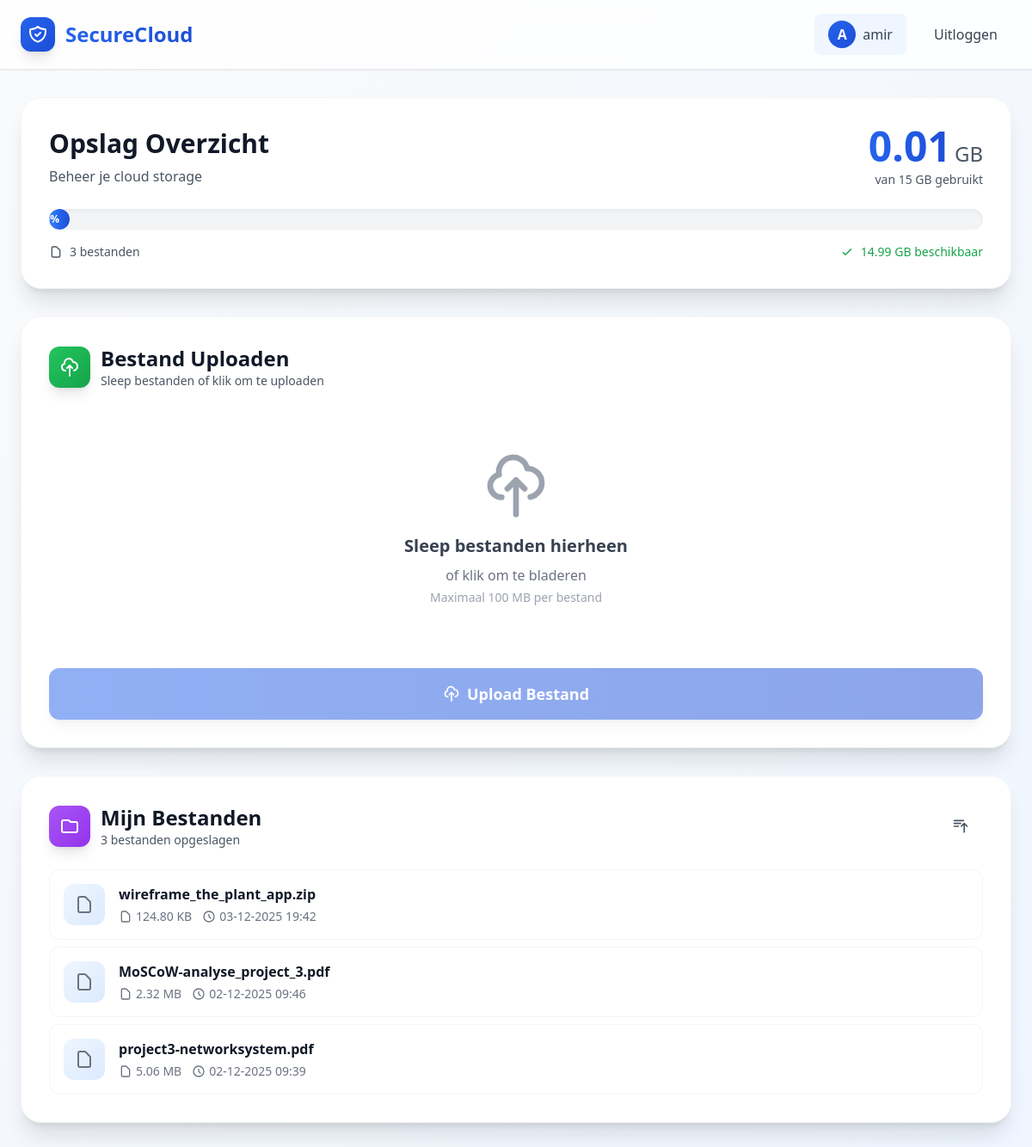
Page /voorpagina (signed in) on the committed database.
### backend/app/models.py (models this page shows, shortened)
class User(db.Model):
    id = db.Column(db.Integer, primary_key=True)
    username = db.Column(db.String(150), unique=True, nullable=False)
    password_hash = db.Column(db.String(256), nullable=False)
    files = db.relationship('File', backref='owner', lazy=True, cascade='all, delete-orphan')
    failed_attempts = db.Column(db.Integer, default=0, nullable=False)
    locked_until = db.Column(db.DateTime, nullable=True)
    lock_count = db.Column(db.Integer, default=0, nullable=False)  # aantal keer geblokkeerd

class File(db.Model):
    id = db.Column(db.Integer, primary_key=True)
    filename = db.Column(db.String(255), nullable=False)
    original_filename = db.Column(db.String(255), nullable=False)
    file_size = db.Column(db.Integer, nullable=False)  # in bytes
    upload_date = db.Column(db.DateTime, default=datetime.utcnow)
    user_id = db.Column(db.Integer, db.ForeignKey('user.id'), nullable=False)
    def get_size_formatted(self):
        size_bytes = self.file_size
        if size_bytes < 1024:
            return f"{size_bytes} B"
        elif size_bytes < 1024 * 1024:
            return f"{size_bytes / 1024:.2f} KB"
        elif size_bytes < 1024 * 1024 * 1024:
            return f"{size_bytes / (1024 * 1024):.2f} MB"
        else:
            return f"{size_bytes / (1024 * 1024 * 1024):.2f} GB"

### backend/app/routes.py (the view)
@main_bp.route('/voorpagina')
@login_required
def voorpagina():
    user_id = session.get('user_id')
    user = User.query.get(user_id)
    files = File.query.filter_by(user_id=user_id).order_by(File.upload_date.desc()).all()
    total_storage_bytes = sum(f.file_size for f in files)
    total_storage_gb = total_storage_bytes / (1024 * 1024 * 1024)
    max_storage_gb = 15
    available_storage_gb = max_storage_gb - total_storage_gb
    storage_percentage = (total_storage_gb / max_storage_gb) * 100
    files_display = []
    for file in files:
        files_display.append({
            'id': file.id,
            'filename': file.original_filename,
            'size': file.get_size_formatted(),
            'upload_date': file.upload_date.strftime('%d-%m-%Y %H:%M')
        })
    return render_template(
        "voorpagina.html",
        username=user.username,
        files=files_display,
        files_count=len(files),
        used_storage_gb=f"{total_storage_gb:.2f}",
        available_storage_gb=f"{available_storage_gb:.2f}",
        storage_percentage=min(storage_percentage, 100)
    )

### backend/app/routes.py (called while the page is built)
def login_required(f):
    from functools import wraps
    @wraps(f)
    def decorated_function(*args, **kwargs):
        if 'user_id' not in session:
            return redirect(url_for('auth.login'))
        return f(*args, **kwargs)
    return decorated_function

### frontend/templates/voorpagina.html (shortened to what this page needs)
<!DOCTYPE html>
<html lang="nl">
<head>
    <script src="https://cdn.tailwindcss.com"></script>
</head>
<body class="bg-gradient-to-br from-gray-50 to-blue-50 min-h-screen">
    <nav class="bg-white/80 backdrop-blur-lg border-b border-gray-200 sticky top-0 z-40 shadow-sm animate-slide-down">
        <div class="max-w-7xl mx-auto px-6 py-4 flex items-center justify-between">
            <div class="flex items-center gap-3">
                <div class="w-10 h-10 bg-gradient-to-br from-blue-600 to-blue-700 rounded-xl flex items-center justify-center shadow-lg">
                </div>
                <h1 class="text-2xl font-bold bg-gradient-to-r from-blue-600 to-blue-700 bg-clip-text text-transparent">SecureCloud</h1>
            </div>
            <div class="flex items-center gap-4">
                <div class="flex items-center gap-2 px-4 py-2 bg-blue-50 rounded-lg">
                    <div class="w-8 h-8 bg-gradient-to-br from-blue-600 to-blue-700 rounded-full flex items-center justify-center text-white font-semibold">
                        {{ username[0].upper() }}
                    </div>
                    <span class="text-gray-700 font-medium">{{ username }}</span>
                </div>
                <a href="{{ url_for('auth.logout') }}" class="px-4 py-2 text-gray-700 hover:text-gray-900 hover:bg-gray-100 rounded-lg transition-all duration-200">
                    Uitloggen
                </a>
            </div>
        </div>
    </nav>
    <div class="max-w-7xl mx-auto px-6 py-8">
        <div class="bg-white rounded-3xl shadow-xl border border-gray-100 p-8 mb-8 animate-slide-up hover:shadow-2xl transition-shadow duration-300" style="animation-delay: 0.1s">
            <div class="flex items-center justify-between mb-6">
                <div>
                    <h2 class="text-3xl font-bold text-gray-900 mb-2">Opslag Overzicht</h2>
                    <p class="text-gray-600">Beheer je cloud storage</p>
                </div>
                <div class="text-right">
                    <div class="flex items-baseline gap-1">
                        <p class="text-5xl font-bold bg-gradient-to-r from-blue-600 to-blue-700 bg-clip-text text-transparent">{{ used_storage_gb }}</p>
                        <span class="text-2xl text-gray-600">GB</span>
                    </div>
                    <p class="text-sm text-gray-600 mt-1">van 15 GB gebruikt</p>
                </div>
            </div>
            <div class="relative w-full bg-gray-100 rounded-full h-6 overflow-hidden shadow-inner">
                <div class="storage-meter absolute top-0 left-0 h-full bg-gradient-to-r from-blue-500 via-blue-600 to-blue-700 rounded-full flex items-center justify-end px-3"
                     style="width: {{ storage_percentage }}%">
                    <span class="text-xs font-semibold text-white">{{ storage_percentage|int }}%</span>
                </div>
            </div>
            <div class="flex items-center justify-between mt-4 text-sm">
                <div class="flex items-center gap-2 text-gray-600">
                    <svg class="w-4 h-4" fill="none" stroke="currentColor" viewBox="0 0 24 24">
                        <path stroke-linecap="round" stroke-linejoin="round" stroke-width="2" d="M7 21h10a2 2 0 002-2V9.414a1 1 0 00-.293-.707l-5.414-5.414A1 1 0 0012.586 3H7a2 2 0 00-2 2v14a2 2 0 002 2z"/>
                    </svg>
                    <span class="font-medium">{{ files_count }} bestanden</span>
                </div>
                <div class="flex items-center gap-2 text-green-600 font-medium">
                    <svg class="w-4 h-4" fill="none" stroke="currentColor" viewBox="0 0 24 24">
                        <path stroke-linecap="round" stroke-linejoin="round" stroke-width="2" d="M5 13l4 4L19 7"/>
                    </svg>
                    <span>{{ available_storage_gb }} GB beschikbaar</span>
                </div>
            </div>
        </div>
        <div class="bg-white rounded-3xl shadow-xl border border-gray-100 p-8 mb-8 animate-slide-up hover:shadow-2xl transition-shadow duration-300" style="animation-delay: 0.2s">
            <div class="flex items-center gap-3 mb-6">
                <div class="w-12 h-12 bg-gradient-to-br from-green-500 to-green-600 rounded-xl flex items-center justify-center shadow-lg">
                    <svg class="w-6 h-6 text-white" fill="none" stroke="currentColor" viewBox="0 0 24 24">
                        <path stroke-linecap="round" stroke-linejoin="round" stroke-width="2" d="M7 16a4 4 0 01-.88-7.903A5 5 0 1115.9 6L16 6a5 5 0 011 9.9M15 13l-3-3m0 0l-3 3m3-3v12"/>
                    </svg>
                </div>
                <div>
                    <h2 class="text-2xl font-bold text-gray-900">Bestand Uploaden</h2>
                    <p class="text-sm text-gray-600">Sleep bestanden of klik om te uploaden</p>
                </div>
            </div>
            <form id="upload-form" enctype="multipart/form-data" method="POST" action="{{ url_for('main.upload') }}">
                <div class="border-3 border-dashed border-gray-300 rounded-2xl p-12 text-center hover:border-blue-500 transition-all duration-300 cursor-pointer group" id="drop-zone">
                    <div class="group-hover:scale-110 transition-transform duration-300">
                        <svg class="w-20 h-20 text-gray-400 group-hover:text-blue-500 mx-auto mb-4 transition-colors" fill="none" stroke="currentColor" viewBox="0 0 24 24">
                            <path stroke-linecap="round" stroke-linejoin="round" stroke-width="2" d="M7 16a4 4 0 01-.88-7.903A5 5 0 1115.9 6L16 6a5 5 0 011 9.9M15 13l-3-3m0 0l-3 3m3-3v12"/>
                        </svg>
                    </div>
                    <p class="text-xl font-semibold text-gray-700 mb-2">Sleep bestanden hierheen</p>
                    <p class="text-gray-500 mb-1">of klik om te bladeren</p>
                    <p class="text-sm text-gray-400">Maximaal 100 MB per bestand</p>
                </div>
                <button type="submit" id="upload-btn" class="mt-6 w-full px-6 py-4 bg-gradient-to-r from-blue-600 to-blue-700 text-white rounded-xl hover:from-blue-700 hover:to-blue-800 transition-all duration-300 font-semibold text-lg shadow-lg hover:shadow-xl disabled:opacity-50 disabled:cursor-not-allowed flex items-center justify-center gap-2 group" disabled>
                    <svg class="w-5 h-5 group-hover:translate-y-[-2px] transition-transform" fill="none" stroke="currentColor" viewBox="0 0 24 24">
                        <path stroke-linecap="round" stroke-linejoin="round" stroke-width="2" d="M7 16a4 4 0 01-.88-7.903A5 5 0 1115.9 6L16 6a5 5 0 011 9.9M15 13l-3-3m0 0l-3 3m3-3v12"/>
                    </svg>
                    <span>Upload Bestand</span>
                </button>
            </form>
        </div>
        <div class="bg-white rounded-3xl shadow-xl border border-gray-100 p-8 animate-slide-up" style="animation-delay: 0.3s">
            <div class="flex items-center justify-between mb-6">
                <div class="flex items-center gap-3">
                    <div class="w-12 h-12 bg-gradient-to-br from-purple-500 to-purple-600 rounded-xl flex items-center justify-center shadow-lg">
                        <svg class="w-6 h-6 text-white" fill="none" stroke="currentColor" viewBox="0 0 24 24">
                            <path stroke-linecap="round" stroke-linejoin="round" stroke-width="2" d="M3 7v10a2 2 0 002 2h14a2 2 0 002-2V9a2 2 0 00-2-2h-6l-2-2H5a2 2 0 00-2 2z"/>
                        </svg>
                    </div>
                    <div>
                        <h2 class="text-2xl font-bold text-gray-900">Mijn Bestanden</h2>
                        <p class="text-sm text-gray-600">{{ files_count }} bestanden opgeslagen</p>
                    </div>
                </div>
                <button class="px-4 py-2 text-gray-600 hover:text-gray-900 hover:bg-gray-100 rounded-lg transition-all">
                    <svg class="w-5 h-5" fill="none" stroke="currentColor" viewBox="0 0 24 24">
                        <path stroke-linecap="round" stroke-linejoin="round" stroke-width="2" d="M3 4h13M3 8h9m-9 4h6m4 0l4-4m0 0l4 4m-4-4v12"/>
                    </svg>
                </button>
            </div>
            {% if files %}
            <div class="space-y-2">
                {% for file in files %}
                <div class="file-row flex items-center justify-between p-4 rounded-xl border border-gray-100 hover:shadow-md group">
                    <div class="flex items-center gap-4 flex-1">
                        <div class="w-12 h-12 bg-gradient-to-br from-blue-50 to-blue-100 rounded-xl flex items-center justify-center flex-shrink-0 group-hover:scale-110 transition-transform">
                            <svg class="w-6 h-6 file-icon-default" fill="none" stroke="currentColor" viewBox="0 0 24 24">
                                <path stroke-linecap="round" stroke-linejoin="round" stroke-width="2" d="M7 21h10a2 2 0 002-2V9.414a1 1 0 00-.293-.707l-5.414-5.414A1 1 0 0012.586 3H7a2 2 0 00-2 2v14a2 2 0 002 2z"/>
                            </svg>
                        </div>
                        <div class="flex-1 min-w-0">
                            <p class="font-semibold text-gray-900 truncate">{{ file.filename }}</p>
                            <div class="flex items-center gap-3 text-sm text-gray-500 mt-1">
                                <span class="flex items-center gap-1">
                                    <svg class="w-4 h-4" fill="none" stroke="currentColor" viewBox="0 0 24 24">
                                        <path stroke-linecap="round" stroke-linejoin="round" stroke-width="2" d="M7 21h10a2 2 0 002-2V9.414a1 1 0 00-.293-.707l-5.414-5.414A1 1 0 0012.586 3H7a2 2 0 00-2 2v14a2 2 0 002 2z"/>
                                    </svg>
                                    {{ file.size }}
                                </span>
                                <span class="flex items-center gap-1">
                                    <svg class="w-4 h-4" fill="none" stroke="currentColor" viewBox="0 0 24 24">
                                        <path stroke-linecap="round" stroke-linejoin="round" stroke-width="2" d="M12 8v4l3 3m6-3a9 9 0 11-18 0 9 9 0 0118 0z"/>
                                    </svg>
                                    {{ file.upload_date }}
                                </span>
                            </div>
                        </div>
                    </div>
                </div>
                {% endfor %}
            </div>
            {% endif %}
        </div>
    </div>
</body>
</html>

### frontend/templates/voorpagina.html (style rules this page uses)
.animate-slide-down { animation: slideDown 0.5s ease-out; }
.animate-slide-up { animation: slideUp 0.5s ease-out; }
.file-icon-default { color: #6b7280; }
.file-row { transition: all 0.2s ease; }
.storage-meter { transition: width 0.8s cubic-bezier(0.4, 0, 0.2, 1); }

### rows in the picture
User: username "A", username "amir"
File: filename "wireframe_the_plant_app.zip", size "124.80 KB", upload_date "03-12-2025 19:42"
File: filename "MoSCoW-analyse_project_3.pdf", size "2.32 MB", upload_date "02-12-2025 09:46"
File: filename "project3-networksystem.pdf", size "5.06 MB", upload_date "02-12-2025 09:39"

### other values in the picture
{{ files_count }} "3"
{{ available_storage_gb }} "14.99"
